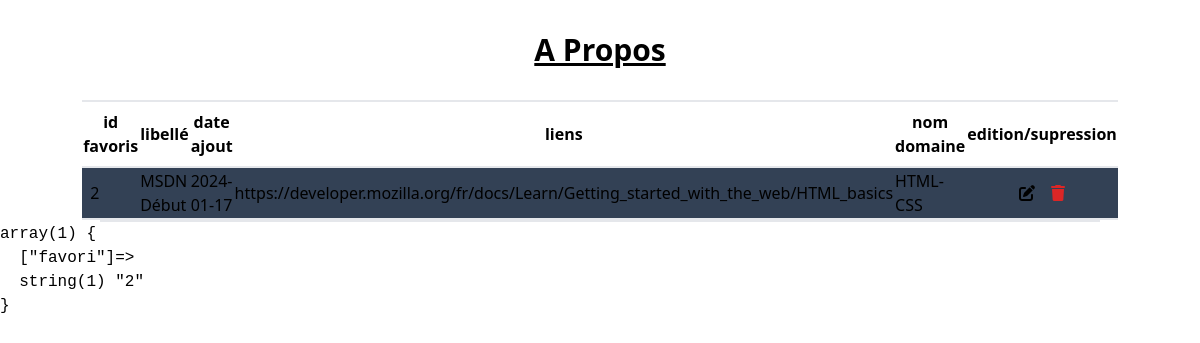
The page /detail.php?favori=2 on the database its author committed.
### tables this page shows
CREATE TABLE `favoris` (
  `id_fav` int(11) NOT NULL,
  `libelle` varchar(300) NOT NULL,
  `date_creation` date NOT NULL,
  `url` varchar(4000) NOT NULL,
  `id_dom` int(11) NOT NULL
);

CREATE TABLE `domaine` (
  `id_dom` int(11) NOT NULL,
  `nom_dom` varchar(50) NOT NULL
);

### detail.php (the view, shortened to what this page needs)
<?php
    include 'head.php'
?>
    <header>
        <h1 class="text-3xl font-bold underline Table favoris text-center py-8 dark:text-white">
            A Propos
        </h1>
    </header>
    <?php
        $result = $pdo->query("SELECT * FROM `favoris` INNER JOIN `domaine` ON favoris.id_dom=domaine.id_dom WHERE id_fav=".$_GET['favori'].";");
        $favoris = $result->fetchAll(PDO::FETCH_ASSOC);
    ?>
    <section class = "w-full flex justify-center dark:text-white">
        <table class="w-5/6">
        <tr class="border-y-2">
            <th class = "py-2">
                id favoris
            </th>
            <th>
                libellé
            </th>
            <th>
                date ajout
            </th>
            <th>
                liens
            </th>
            <th>
                nom domaine
            </th>
            <th>
                edition/supression
            </th>
        </tr>
        <?php
        foreach($favoris as $favori){
        ?>
            <tr class="border-y-2 py-2 odd:bg-slate-600 even:bg-slate-700 hover:bg-slate-400">
                <td class = "p-2">
                    <?php echo $favori['id_fav'] ?>
                </td>
                <td>
                <?php echo $favori['libelle'] ?>
                </td>
                <td>
                <?php echo $favori['date_creation'] ?>
                </td>
                <td>
                    <a href="<?php echo $favori['url'] ?>"><?php echo $favori['url'] ?></a>
                </td>
                <td>
                <?php echo $favori['nom_dom'] ?>
                </td>
                <td class="text-center">
                <button class = "px-2  hover:text-sky-600"><i class="fa-solid fa-pen-to-square "></i></button><button class = "px-2 text-red-600 hover:text-red-800"><i class="fa-solid fa-trash"></i></button>
                </td>
            </tr>
            <?php
            }
            ?>
        </table>
    </section>
    <div class = " w-full flex justify-center text-center ">
    <span class = "w-5/6 flex justify-center text-center border-b-2 bg-slate-600">
    </span>
    </div>
      <?php
  echo '<pre>';
  var_dump($_GET);
  echo '</pre>';
  ?>
</body>
</html>

### rows shown on the page
favoris: id_fav "2", libelle "MSDN Début", date_creation "2024-01-17", url "https://developer.mozilla.org/fr/docs/Learn/Getting_started_with_the_web/HTML_basics", id_dom.nom_dom "HTML-CSS"
